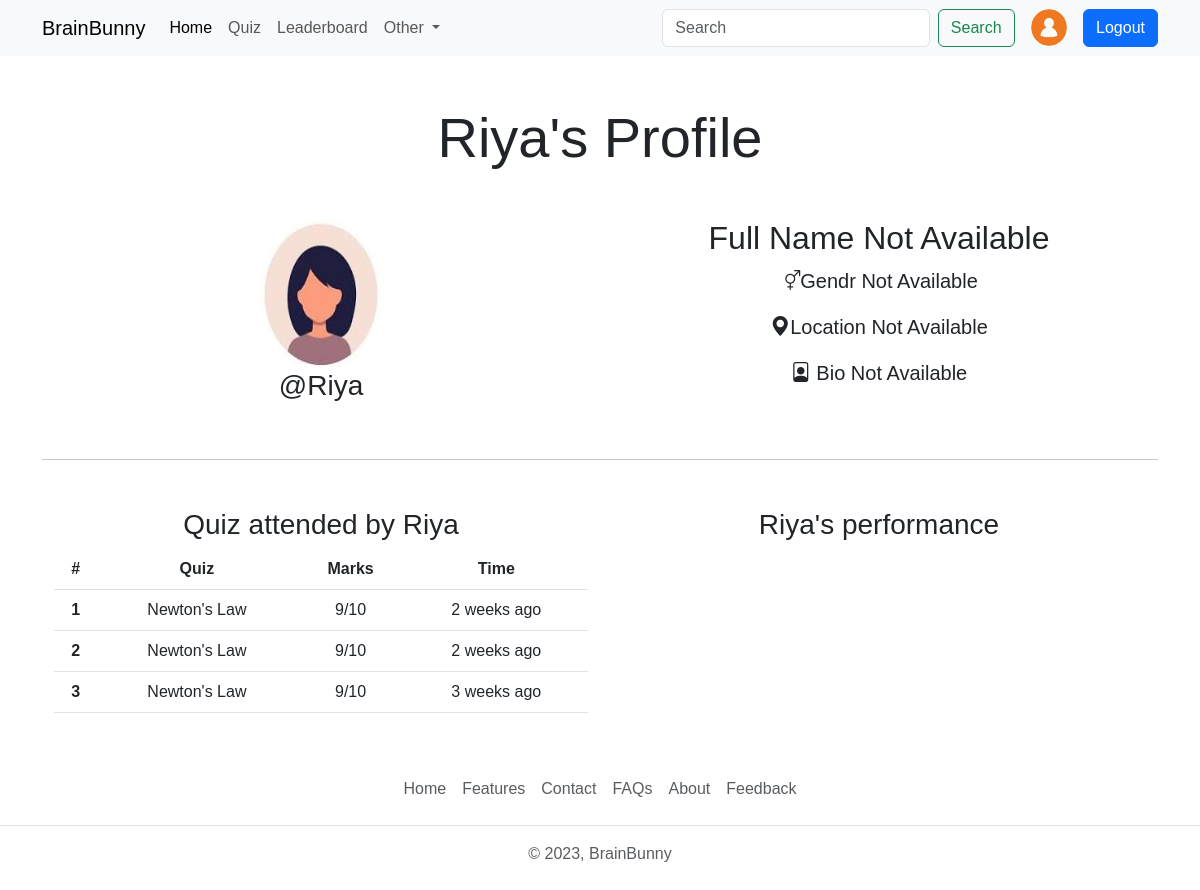
Before: /user/profile/Riya (signed in) with the older database file.
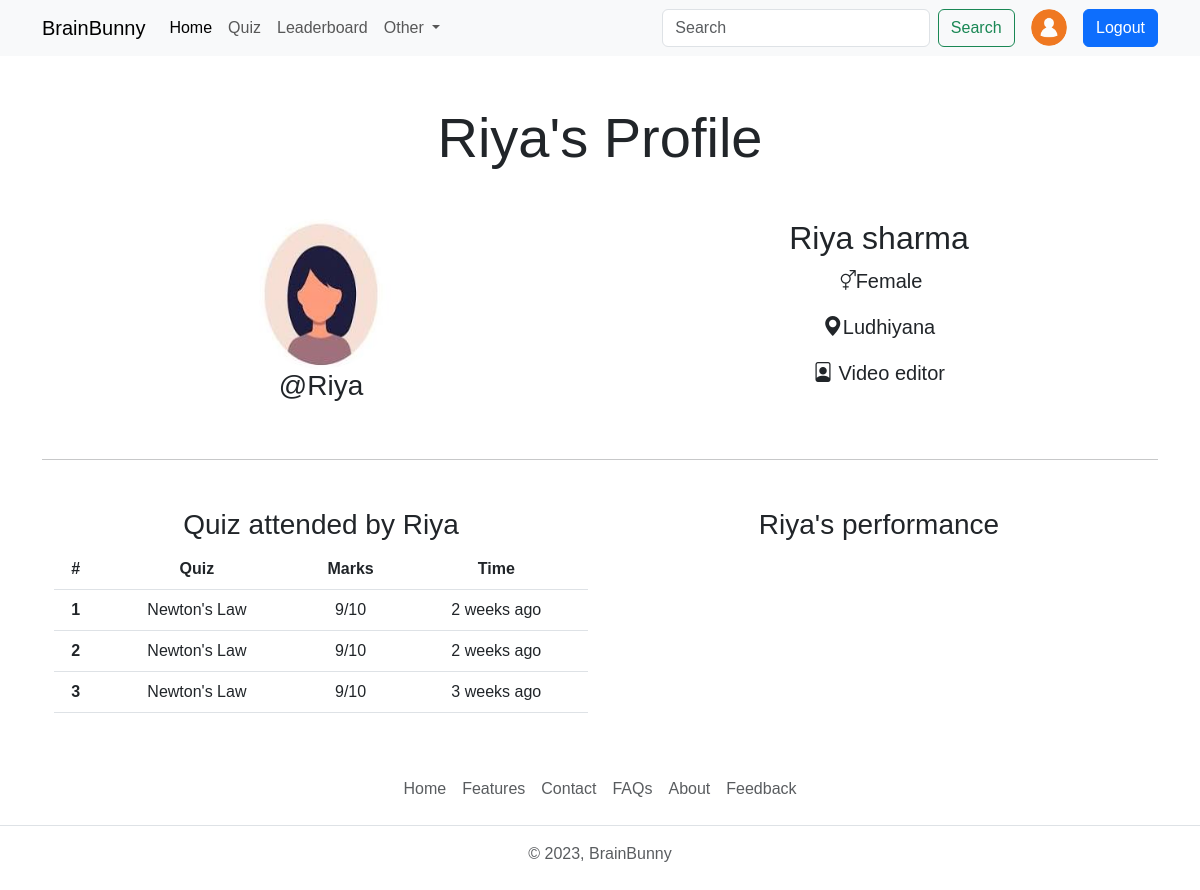
After: the same page with the newer database file.
### account/models.py (models this page shows, shortened)
class Profile(models.Model):
    user=models.OneToOneField(User,on_delete=models.CASCADE,null=True,verbose_name='User Object') #verbose name
    bio = models.TextField(blank=True,null=True)
    profile_img=models.ImageField(upload_to='profile_images',default='user.png',blank=True,null=True,verbose_name='Profile Pic')
    location=models.CharField(max_length=100,blank=True,null=True)
    GENDER=(
        ('Male','Male'),
        ('Female','Female'),
        ('Other','Other'),
    )
    gender=models.CharField(max_length=6,choices=GENDER,blank=True,null=True)

### account/views.py (the view)
# urls.py: path('profile/<str:username>',views.profile,name='profile'),
@login_required(login_url='login')
def profile(request,username):
    user_object2=User.objects.get(username=username);
    user_profile2=Profile.objects.get(user=user_object2)
    user_object = User.objects.get(username=request.user)
    user_profile =Profile.objects.get(user=user_object)
    context={"user_profile":user_profile2,"user_profile2": user_profile}
    return render(request,"profile.html",context)

### templates/profile.html (shortened to what this page needs)
{% extends "index.html" %}
{% load static %}
{% block content %}
    <h1 class="display-4 text-center my-5">{{user_profile.user.username}}'s Profile</h1>
    <div class="container text-center">
        <div class="container text-center my-4">
            <div class="row row-cols-sm-1 row-cols-md-2">
                <div class="col-12">
                    <img src="{{user_profile.profile_img.url}}" class="rounded-circle" alt="user-profile" width="150" height="150">
                    <h2 class="fs-3">@{{user_profile.user.username}}</h2>
                </div>
                <div class="col-12">
                    <h2>{{user_profile.user.first_name | default:"Full Name Not Available"}} {{user_profile.user.last_name}} </h2>
                    <p class="fs-5"><i class="bi bi-gender-ambiguous"></i>{{user_profile.gender|default:"Gendr Not Available"}}</p>
                    <p class="fs-5"><i class="bi bi-geo-alt-fill"></i>{{user_profile.location | default:"Location Not Available"}}</p>
                    <p class="fs-5"><i class="bi bi-file-person"></i> {{user_profile.bio | default:"Bio Not Available"}}</p>
                </div>
            </div>
        </div>
        <hr class="my-5">
        <div class="container">
            <div class="row row-cols-sm-1 row-cols-md-1 row-cols-lg-2">
                <div class="col-12">
                    <h3>Quiz attended by {{user_profile.user.username}}</h3>
                    <table class="table">
                        <thead>
                            <tr>
                                <th scope="col">#</th>
                                <th scope="col">Quiz</th>
                                <th scope="col">Marks</th>
                                <th scope="col">Time</th>
                            </tr>
                        </thead>
                        <tbody>
                            <tr>
                                <th scope="row">1</th>
                                <td>Newton's Law</td>
                                <td>9/10</td>
                                <td>2 weeks ago</td>
                            </tr>
                            <tr>
                                <th scope="row">2</th>
                                <td>Newton's Law</td>
                                <td>9/10</td>
                                <td>2 weeks ago</td>
                            </tr>
                            <tr>
                                <th scope="row">3</th>
                                <td>Newton's Law</td>
                                <td>9/10</td>
                                <td>3 weeks ago</td>
                            </tr>
                        </tbody>
                    </table>
                </div>
                <div class="col-12">
                    <h3>{{user_profile.user.username }}'s performance</h3>
                </div>
            </div>
        </div>
    </div>
{% endblock content %}

Changed rows visible on the page:
changed Profile "Riya": user.first_name "Full Name Not Available" → "Riya"; user.last_name (not shown) → "sharma"; gender "Gendr Not Available" → "Female"; location "Location Not Available" → "Ludhiyana"; bio "Bio Not Available" → "Video editor"
